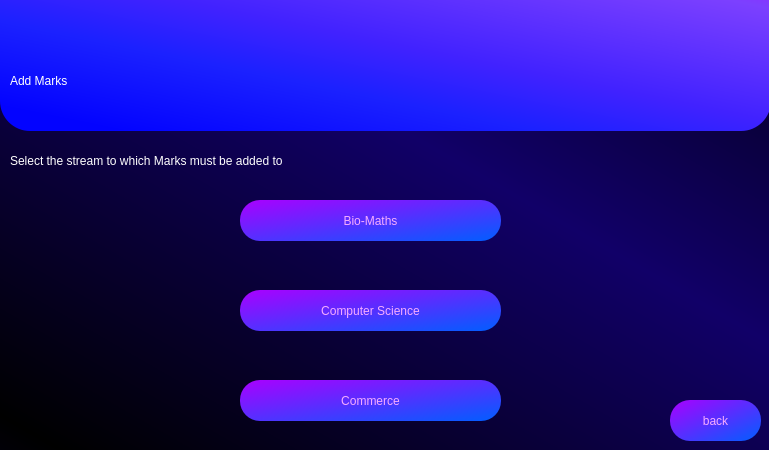
<?xml version="1.0" encoding="UTF-8"?>
<ui version="4.0">
 <class>Dialog</class>
 <widget class="QDialog" name="Dialog">
  <property name="geometry">
   <rect>
    <x>0</x>
    <y>0</y>
    <width>769</width>
    <height>450</height>
   </rect>
  </property>
  <property name="minimumSize">
   <size>
    <width>769</width>
    <height>450</height>
   </size>
  </property>
  <property name="maximumSize">
   <size>
    <width>769</width>
    <height>450</height>
   </size>
  </property>
  <property name="windowTitle">
   <string>Dialog</string>
  </property>
  <property name="styleSheet">
   <string notr="true">QDialog#Dialog{
background-color: qlineargradient(spread:reflect, x1:0.0454545, y1:0.966, x2:0.619, y2:0.386, stop:0 rgba(0, 0, 0, 255), stop:1 rgba(17, 0, 104, 255));
}</string>
  </property>
  <widget class="QLabel" name="label">
   <property name="geometry">
    <rect>
     <x>0</x>
     <y>-30</y>
     <width>771</width>
     <height>161</height>
    </rect>
   </property>
   <property name="styleSheet">
    <string notr="true">background-color: qlineargradient(spread:pad, x1:0.091, y1:0.931955, x2:1, y2:0, stop:0 rgba(3, 3, 255, 255), stop:0.289773 rgba(27, 33, 255, 255), stop:0.482955 rgba(65, 34, 255, 255), stop:0.869318 rgba(124, 64, 255, 255), stop:1 rgba(159, 25, 255, 255));
font: 240pt &quot;Terminal&quot;;
border-radius : 30px</string>
   </property>
   <property name="text">
    <string/>
   </property>
  </widget>
  <widget class="QLabel" name="label_2">
   <property name="geometry">
    <rect>
     <x>10</x>
     <y>40</y>
     <width>641</width>
     <height>81</height>
    </rect>
   </property>
   <property name="styleSheet">
    <string notr="true">font: 75 58pt &quot;Arial&quot;;
color: rgb(255, 255, 255);</string>
   </property>
   <property name="text">
    <string>Add Marks</string>
   </property>
  </widget>
  <widget class="QLabel" name="label_3">
   <property name="geometry">
    <rect>
     <x>10</x>
     <y>140</y>
     <width>641</width>
     <height>41</height>
    </rect>
   </property>
   <property name="styleSheet">
    <string notr="true">font: 75 20pt &quot;Arial&quot;;
color: rgb(255, 255, 255);</string>
   </property>
   <property name="text">
    <string>Select the stream to which Marks must be added to </string>
   </property>
  </widget>
  <widget class="QPushButton" name="addmarks_stream_biomaths">
   <property name="geometry">
    <rect>
     <x>240</x>
     <y>200</y>
     <width>261</width>
     <height>41</height>
    </rect>
   </property>
   <property name="styleSheet">
    <string notr="true"> QPushButton{


 color: rgb(246, 172, 255);
 font: 13pt &quot;Aria bold&quot;; 
 background-color: qlineargradient(spread:pad, x1:0.994, y1:1, x2:0, y2:0,     stop:0.0227273 rgba(5, 92, 255, 255), stop:1 rgba(170, 0, 255, 255));
 border-color: rgb(170, 0, 255);
 border-radius : 20px;



}

QPushButton:hover{
 background-color: rgb(170, 85, 255);


}</string>
   </property>
   <property name="text">
    <string>Bio-Maths</string>
   </property>
  </widget>
  <widget class="QPushButton" name="addmarks_stream_commerce">
   <property name="geometry">
    <rect>
     <x>240</x>
     <y>380</y>
     <width>261</width>
     <height>41</height>
    </rect>
   </property>
   <property name="styleSheet">
    <string notr="true"> QPushButton{


 color: rgb(246, 172, 255);
 font: 13pt &quot;Aria bold&quot;; 
 background-color: qlineargradient(spread:pad, x1:0.994, y1:1, x2:0, y2:0,     stop:0.0227273 rgba(5, 92, 255, 255), stop:1 rgba(170, 0, 255, 255));
 border-color: rgb(170, 0, 255);
 border-radius : 20px;



}

QPushButton:hover{
 background-color: rgb(170, 85, 255);


}</string>
   </property>
   <property name="text">
    <string>Commerce</string>
   </property>
  </widget>
  <widget class="QPushButton" name="addmarks_stream_computer">
   <property name="geometry">
    <rect>
     <x>240</x>
     <y>290</y>
     <width>261</width>
     <height>41</height>
    </rect>
   </property>
   <property name="styleSheet">
    <string notr="true"> QPushButton{


 color: rgb(246, 172, 255);
 font: 13pt &quot;Aria bold&quot;; 
 background-color: qlineargradient(spread:pad, x1:0.994, y1:1, x2:0, y2:0,     stop:0.0227273 rgba(5, 92, 255, 255), stop:1 rgba(170, 0, 255, 255));
 border-color: rgb(170, 0, 255);
 border-radius : 20px;



}

QPushButton:hover{
 background-color: rgb(170, 85, 255);


}</string>
   </property>
   <property name="text">
    <string>Computer Science</string>
   </property>
  </widget>
  <widget class="QPushButton" name="back_execute">
   <property name="geometry">
    <rect>
     <x>670</x>
     <y>400</y>
     <width>91</width>
     <height>41</height>
    </rect>
   </property>
   <property name="styleSheet">
    <string notr="true"> QPushButton{


 color: rgb(246, 172, 255);
 font: 13pt &quot;Aria bold&quot;; 
 background-color: qlineargradient(spread:pad, x1:0.994, y1:1, x2:0, y2:0,     stop:0.0227273 rgba(5, 92, 255, 255), stop:1 rgba(170, 0, 255, 255));
 border-color: rgb(170, 0, 255);
 border-radius : 20px;



}

QPushButton:hover{
 background-color: rgb(170, 85, 255);


}</string>
   </property>
   <property name="text">
    <string>back</string>
   </property>
  </widget>
  <widget class="QLabel" name="details">
   <property name="geometry">
    <rect>
     <x>390</x>
     <y>100</y>
     <width>361</width>
     <height>41</height>
    </rect>
   </property>
   <property name="styleSheet">
    <string notr="true">font: 75 14pt &quot;Arial&quot;;
color: rgb(255, 255, 255);</string>
   </property>
   <property name="text">
    <string/>
   </property>
   <property name="alignment">
    <set>Qt::AlignRight|Qt::AlignTrailing|Qt::AlignVCenter</set>
   </property>
  </widget>
 </widget>
 <resources/>
 <connections/>
</ui>
